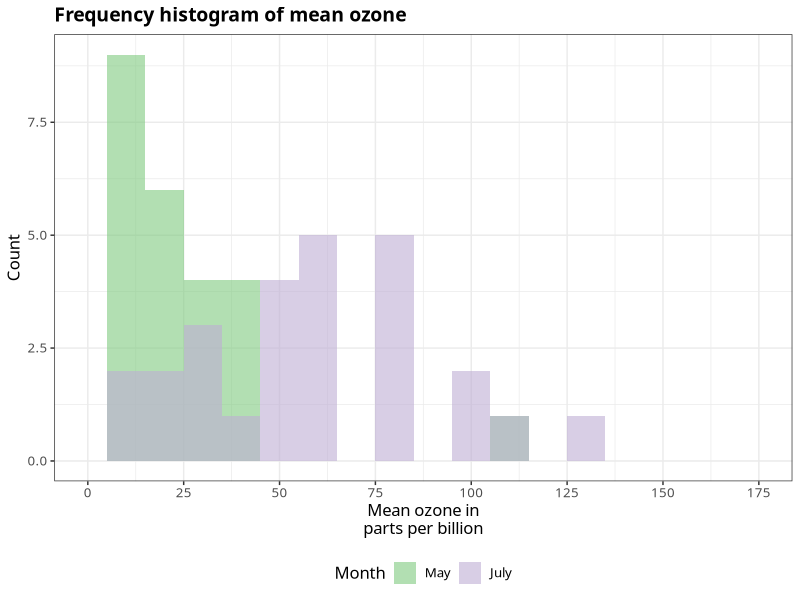
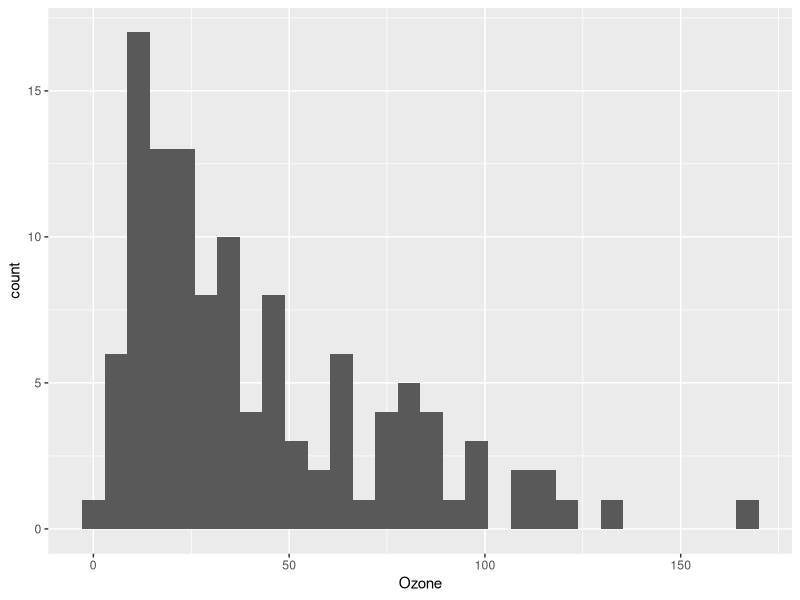
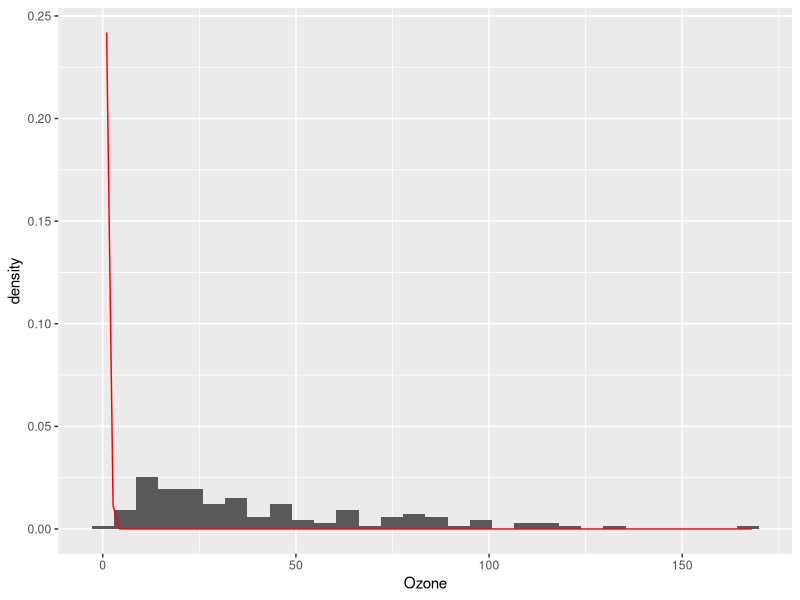
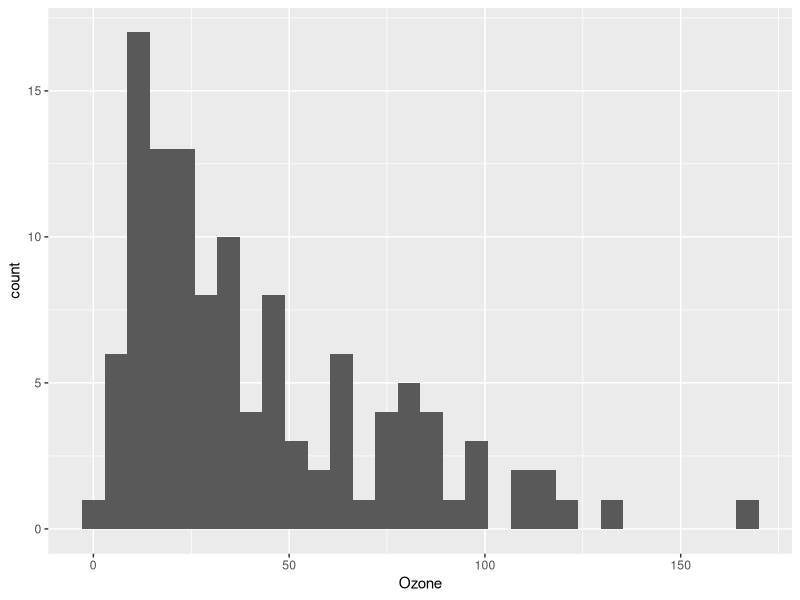
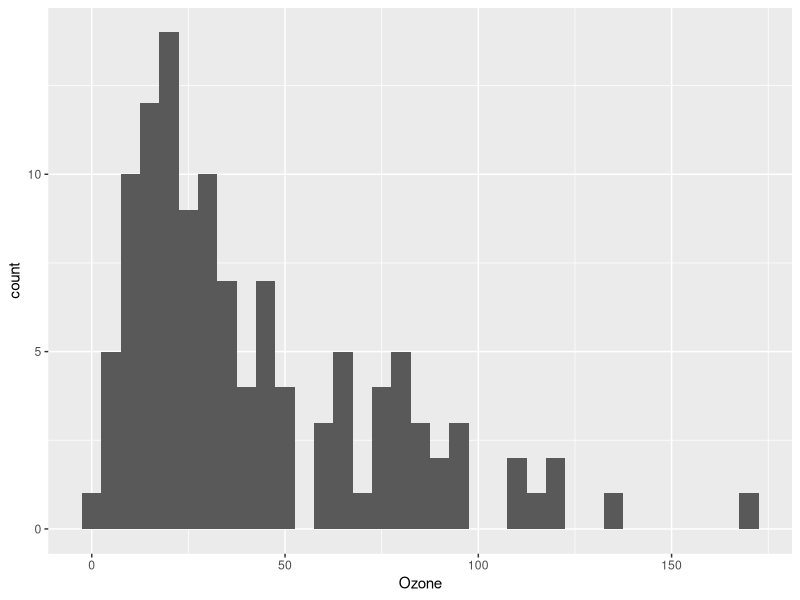
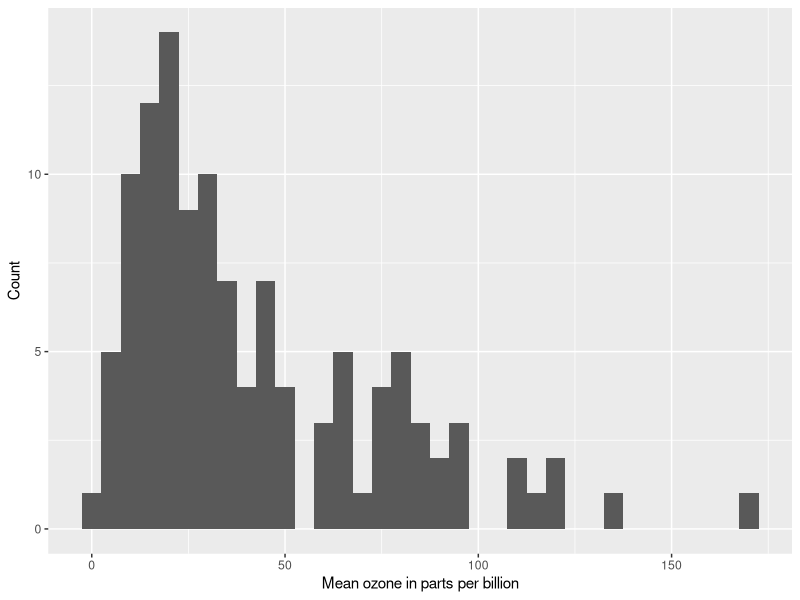
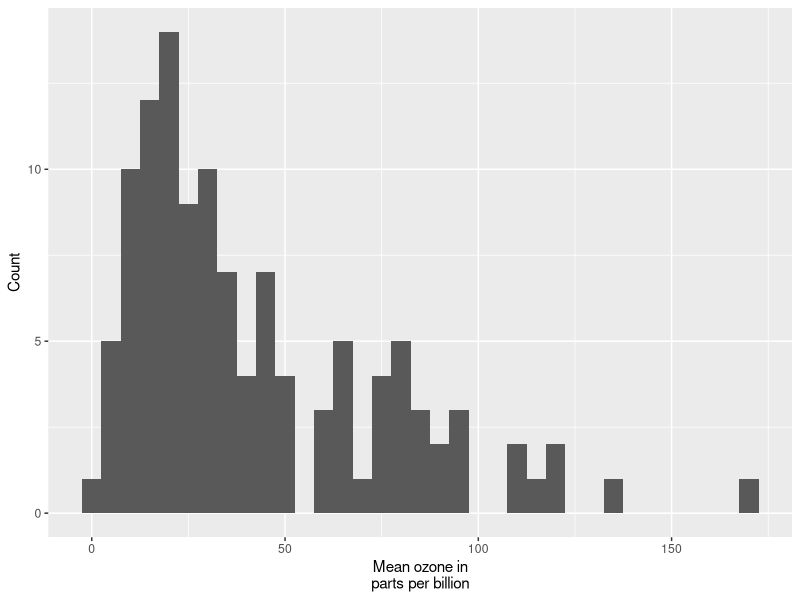
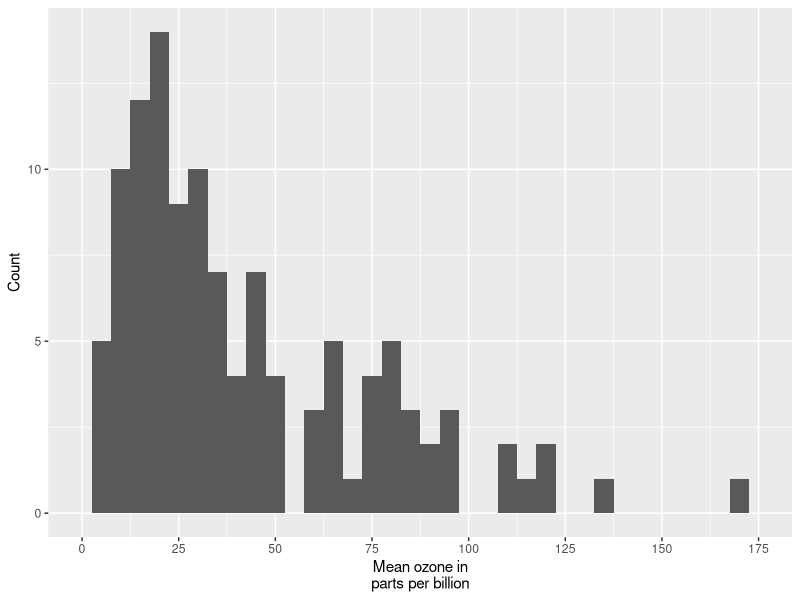

Here is the R script that generated these plots, in order:
## ---- chunk 1
knitr::opts_chunk$set(message = F, error = F, warning = F, comment = NA, fig.align = 'center', dpi = 100, fig.width=6, fig.height=5, tidy = F, cache.path = '.cache/', fig.path = 'Histograms/')
## ---- chunk 2
rm(list = ls())
library(datasets)
library(ggplot2)

data(airquality)
## ---- chunk 3
library(RColorBrewer)

airquality_trimmed <- airquality[which(airquality$Month == 5 | 
                                       airquality$Month == 7), ]
airquality_trimmed$Month.f <- factor(airquality_trimmed$Month, 
                                     labels = c("May", "July"))

ggplot(airquality_trimmed, aes(x = Ozone, fill = Month.f)) + 
    geom_histogram(aes(y = ..count..), binwidth = 10,
                   position="identity", alpha=0.6) +
    scale_x_continuous(name = "Mean ozone in\nparts per billion",
                              breaks = seq(0, 175, 25),
                              limits=c(0, 175)) +
    scale_y_continuous(name = "Count") +
    ggtitle("Frequency histogram of mean ozone") +
    theme_bw() +
    theme(plot.title = element_text(size = 14, family = "Tahoma", face = "bold"), 
                text = element_text(size = 12, family = "Tahoma"),
          legend.position = "bottom") +
    scale_fill_brewer(palette="Accent") +
    labs(fill="Month")
## ---- chunk 4
ggplot(airquality, aes(x = Ozone)) + 
                geom_histogram()

## ---- chunk 5
ggplot(airquality, aes(x = Ozone)) + 
    geom_histogram(aes(y = ..density..)) +
    stat_function(fun = dnorm, colour = "red", 
                 arg = list(mean = mean(airquality$Ozone, na.rm = TRUE), 
                            sd = sd(airquality$Ozone, na.rm = TRUE)))
## ---- chunk 6
ggplot(airquality, aes(x = Ozone)) + 
    geom_histogram(aes(y = ..count..))
## ---- chunk 7
ggplot(airquality, aes(x = Ozone)) + 
    geom_histogram(aes(y = ..count..), binwidth = 5)
## ---- chunk 8
ggplot(airquality, aes(x = Ozone)) + 
    geom_histogram(aes(y = ..count..), binwidth = 5) +
    scale_x_continuous(name = "Mean ozone in parts per billion") +
    scale_y_continuous(name = "Count")
## ---- chunk 9
ggplot(airquality, aes(x = Ozone)) + 
    geom_histogram(aes(y = ..count..), binwidth = 5) +
    scale_x_continuous(name = "Mean ozone in\nparts per billion") +
    scale_y_continuous(name = "Count")
## ---- chunk 10
ggplot(airquality, aes(x = Ozone)) + 
    geom_histogram(aes(y = ..count..), binwidth = 5) +
    scale_x_continuous(name = "Mean ozone in\nparts per billion",
                              breaks = seq(0, 175, 25),
                              limits=c(0, 175)) +
    scale_y_continuous(name = "Count")
## ---- chunk 11
ggplot(airquality, aes(x = Ozone)) + 
    geom_histogram(aes(y = ..count..), binwidth = 5) +
    scale_x_continuous(name = "Mean ozone in\nparts per billion",
                              breaks = seq(0, 175, 25),
                              limits=c(0, 175)) +
    scale_y_continuous(name = "Count") +
    ggtitle("Frequency histogram of mean ozone")
## ---- chunk 12
barfill <- "gold1"
barlines <- "goldenrod2"

ggplot(airquality, aes(x = Ozone)) + 
    geom_histogram(aes(y = ..count..), binwidth = 5,
                   colour = barlines, fill = barfill) +
    scale_x_continuous(name = "Mean ozone in\nparts per billion",
                              breaks = seq(0, 175, 25),
                              limits=c(0, 175)) +
    scale_y_continuous(name = "Count") +
    ggtitle("Frequency histogram of mean ozone")
## ---- chunk 13
barfill <- "#4271AE"
barlines <- "#1F3552"

ggplot(airquality, aes(x = Ozone)) + 
    geom_histogram(aes(y = ..count..), binwidth = 5,
                   colour = barlines, fill = barfill) +
    scale_x_continuous(name = "Mean ozone in\nparts per billion",
                              breaks = seq(0, 175, 25),
                              limits=c(0, 175)) +
    scale_y_continuous(name = "Count") +
    ggtitle("Frequency histogram of mean ozone")
## ---- chunk 14
ggplot(airquality, aes(x = Ozone)) + 
    geom_histogram(aes(fill = ..count..), binwidth = 5) +
    scale_x_continuous(name = "Mean ozone in\nparts per billion",
                              breaks = seq(0, 175, 25),
                              limits=c(0, 175)) +
    scale_y_continuous(name = "Count") +
    ggtitle("Frequency histogram of mean ozone")
## ---- chunk 15
ggplot(airquality, aes(x = Ozone)) + 
    geom_histogram(aes(fill = ..count..), binwidth = 5) +
    scale_x_continuous(name = "Mean ozone in\nparts per billion",
                              breaks = seq(0, 175, 25),
                              limits=c(0, 175)) +
    scale_y_continuous(name = "Count") +
    ggtitle("Frequency histogram of mean ozone") +
    scale_fill_gradient("Count", low = "blue", high = "red")
## ---- chunk 16
barfill <- "#4271AE"
barlines <- "#1F3552"

ggplot(airquality, aes(x = Ozone)) + 
    geom_histogram(aes(y = ..count..), binwidth = 5,
                   colour = barlines, fill = barfill) +
    scale_x_continuous(name = "Mean ozone in\nparts per billion",
                              breaks = seq(0, 175, 25),
                              limits=c(0, 175)) +
    scale_y_continuous(name = "Count") +
    ggtitle("Frequency histogram of mean ozone") +
    theme_bw()
## ---- chunk 17
library(ggthemes)

barfill <- "#4271AE"
barlines <- "#1F3552"

ggplot(airquality, aes(x = Ozone)) + 
    geom_histogram(aes(y = ..count..), binwidth = 5,
                   colour = barlines, fill = barfill) +
    scale_x_continuous(name = "Mean ozone in\nparts per billion",
                              breaks = seq(0, 175, 25),
                              limits=c(0, 175)) +
    scale_y_continuous(name = "Count") +
    ggtitle("Frequency histogram of mean ozone") +
    theme_economist()
## ---- chunk 18
theme_xkcd <- theme(
    axis.line = element_line(size=1, colour = "black"), 
    panel.grid.major = element_blank(),
    panel.grid.minor = element_blank(), 
    panel.border = element_blank(), 
    panel.background = element_blank(),
    plot.title=element_text(size = 20, family="xkcd-Regular"), 
    text=element_text(size = 16, family="xkcd-Regular"), 
    axis.text.x=element_text(colour="black", size = 12), 
    axis.text.y=element_text(colour="black", size = 12)
) 

ggplot(airquality, aes(x = Ozone)) + 
    geom_histogram(aes(y = ..count..), binwidth = 10,
                   colour = "black", fill = "white") +
    scale_x_continuous(name = "Mean ozone in\nparts per billion",
                              breaks = seq(0, 175, 25),
                              limits=c(0, 175)) +
    scale_y_continuous(name = "Count") +
    ggtitle("Frequency histogram of mean ozone") + 
    theme_xkcd
## ---- chunk 19
barfill <- "#4271AE"
barlines <- "#1F3552"

ggplot(airquality, aes(x = Ozone)) + 
    geom_histogram(aes(y = ..count..), binwidth = 5,
                   colour = barlines, fill = barfill) +
    scale_x_continuous(name = "Mean ozone in\nparts per billion",
                              breaks = seq(0, 175, 25),
                              limits=c(0, 175)) +
    scale_y_continuous(name = "Count") +
    ggtitle("Frequency histogram of mean ozone") +
    theme_bw() +
    theme(plot.title = element_text(size = 14, family = "Tahoma", face = "bold"), 
                text = element_text(size = 12, family = "Tahoma")) +
    geom_vline(xintercept = 75, size = 1, colour = "#FF3721", 
               linetype = "dashed")
## ---- chunk 20
airquality_trimmed <- airquality[which(airquality$Month == 5 | 
                                       airquality$Month == 7), ]
airquality_trimmed$Month.f <- factor(airquality_trimmed$Month, 
                                     labels = c("May", "July"))

ggplot(airquality_trimmed, aes(x = Ozone)) + 
    geom_histogram(aes(y = ..count..), binwidth = 10,
                   colour = barlines, fill = barfill) +
    scale_x_continuous(name = "Mean ozone in\nparts per billion",
                              breaks = seq(0, 175, 25),
                              limits=c(0, 175)) +
    scale_y_continuous(name = "Count") +
    ggtitle("Frequency histogram of mean ozone") +
    theme_bw() +
    theme(plot.title = element_text(size = 14, family = "Tahoma", face = "bold"), 
                text = element_text(size = 12, family = "Tahoma")) +
    facet_grid(. ~ Month.f, scales = "free")
## ---- chunk 21
library(RColorBrewer)

ggplot(airquality_trimmed, aes(x = Ozone, fill = Month.f)) + 
    geom_histogram(aes(y = ..count..), binwidth = 10,
                   position="identity", alpha=0.6) +
    scale_x_continuous(name = "Mean ozone in\nparts per billion",
                              breaks = seq(0, 175, 25),
                              limits=c(0, 175)) +
    scale_y_continuous(name = "Count") +
    ggtitle("Frequency histogram of mean ozone") +
    theme_bw() +
    theme(plot.title = element_text(size = 14, family = "Tahoma", face = "bold"), 
                text = element_text(size = 12, family = "Tahoma")) +
    scale_fill_brewer(palette="Accent")
## ---- chunk 22
ggplot(airquality_trimmed, aes(x = Ozone, fill = Month.f)) + 
    geom_histogram(aes(y = ..count..), binwidth = 10,
                   position="identity", alpha=0.6) +
    scale_x_continuous(name = "Mean ozone in\nparts per billion",
                              breaks = seq(0, 175, 25),
                              limits=c(0, 175)) +
    scale_y_continuous(name = "Count") +
    ggtitle("Frequency histogram of mean ozone") +
    theme_bw() +
    theme(plot.title = element_text(size = 14, family = "Tahoma", face = "bold"), 
                text = element_text(size = 12, family = "Tahoma"),
          legend.position = "bottom") +
    scale_fill_brewer(palette="Accent") +
    labs(fill="Month")
